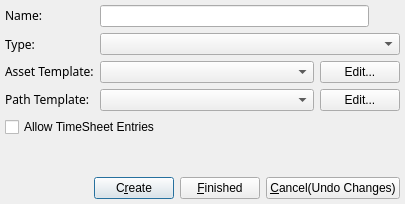
<ui version="4.0" >
 <class>AssetDialogUI</class>
 <widget class="QDialog" name="AssetDialogUI" >
  <property name="geometry" >
   <rect>
    <x>0</x>
    <y>0</y>
    <width>405</width>
    <height>204</height>
   </rect>
  </property>
  <property name="sizeHint" stdset="0" >
   <size>
    <width>392</width>
    <height>204</height>
   </size>
  </property>
  <property name="windowTitle" >
   <string>Create Asset</string>
  </property>
  <layout class="QVBoxLayout" >
   <property name="margin" >
    <number>5</number>
   </property>
   <property name="spacing" >
    <number>6</number>
   </property>
   <item>
    <layout class="QGridLayout" >
     <property name="margin" >
      <number>0</number>
     </property>
     <property name="spacing" >
      <number>6</number>
     </property>
     <item row="2" column="0" >
      <widget class="QLabel" name="mAssetTemplateLabel" >
       <property name="text" >
        <string>&lt;html>&lt;head>&lt;meta name="qrichtext" content="1" />&lt;/head>&lt;body style=" white-space: pre-wrap; font-family:Sans Serif; font-weight:400; font-style:normal; text-decoration:none;">&lt;p style=" margin-top:0px; margin-bottom:0px; margin-left:0px; margin-right:0px; -qt-block-indent:0; text-indent:0px;">Asset Template:&lt;/p>&lt;/body>&lt;/html></string>
       </property>
      </widget>
     </item>
     <item row="0" column="1" >
      <widget class="QLineEdit" name="mAssetNameEdit" >
       <property name="text" >
        <string/>
       </property>
      </widget>
     </item>
     <item row="1" column="0" >
      <widget class="QLabel" name="mTypeLabel" >
       <property name="font" >
        <font>
         <family>Sans Serif</family>
         <pointsize>9</pointsize>
         <weight>50</weight>
         <italic>false</italic>
         <bold>false</bold>
         <underline>false</underline>
         <strikeout>false</strikeout>
         <antialiasing>true</antialiasing>
         <kerning>true</kerning>
        </font>
       </property>
       <property name="text" >
        <string>Type:</string>
       </property>
       <property name="alignment" >
        <set>Qt::AlignLeading|Qt::AlignLeft|Qt::AlignVCenter</set>
       </property>
      </widget>
     </item>
     <item row="2" column="1" colspan="2" >
      <layout class="QHBoxLayout" >
       <property name="margin" >
        <number>0</number>
       </property>
       <property name="spacing" >
        <number>6</number>
       </property>
       <item>
        <widget class="AssetTemplateCombo" name="mAssetTemplateCombo" >
         <property name="sizePolicy" >
          <sizepolicy>
           <hsizetype>13</hsizetype>
           <vsizetype>13</vsizetype>
           <horstretch>0</horstretch>
           <verstretch>0</verstretch>
          </sizepolicy>
         </property>
        </widget>
       </item>
       <item>
        <widget class="QPushButton" name="mAssetTemplatesButton" >
         <property name="sizePolicy" >
          <sizepolicy>
           <hsizetype>4</hsizetype>
           <vsizetype>0</vsizetype>
           <horstretch>0</horstretch>
           <verstretch>0</verstretch>
          </sizepolicy>
         </property>
         <property name="text" >
          <string>Edit...</string>
         </property>
        </widget>
       </item>
      </layout>
     </item>
     <item row="1" column="1" colspan="2" >
      <widget class="QComboBox" name="mTypeCombo" >
       <property name="sizePolicy" >
        <sizepolicy>
         <hsizetype>3</hsizetype>
         <vsizetype>0</vsizetype>
         <horstretch>0</horstretch>
         <verstretch>0</verstretch>
        </sizepolicy>
       </property>
      </widget>
     </item>
     <item row="3" column="1" colspan="2" >
      <layout class="QHBoxLayout" >
       <property name="margin" >
        <number>0</number>
       </property>
       <property name="spacing" >
        <number>6</number>
       </property>
       <item>
        <widget class="PathTemplateCombo" name="mPathTemplateCombo" />
       </item>
       <item>
        <widget class="QPushButton" name="mPathTemplatesButton" >
         <property name="sizePolicy" >
          <sizepolicy>
           <hsizetype>4</hsizetype>
           <vsizetype>0</vsizetype>
           <horstretch>0</horstretch>
           <verstretch>0</verstretch>
          </sizepolicy>
         </property>
         <property name="text" >
          <string>Edit...</string>
         </property>
        </widget>
       </item>
      </layout>
     </item>
     <item row="0" column="2" >
      <widget class="QLabel" name="mNameStatusLabel" >
       <property name="minimumSize" >
        <size>
         <width>25</width>
         <height>0</height>
        </size>
       </property>
      </widget>
     </item>
     <item row="0" column="0" >
      <widget class="QLabel" name="mNameLabel" >
       <property name="font" >
        <font>
         <family>Sans Serif</family>
         <pointsize>9</pointsize>
         <weight>50</weight>
         <italic>false</italic>
         <bold>false</bold>
         <underline>false</underline>
         <strikeout>false</strikeout>
         <antialiasing>true</antialiasing>
         <kerning>true</kerning>
        </font>
       </property>
       <property name="text" >
        <string>&lt;html>&lt;head>&lt;meta name="qrichtext" content="1" />&lt;/head>&lt;body style=" white-space: pre-wrap; font-family:Sans Serif; font-weight:400; font-style:normal; text-decoration:none;">&lt;p style=" margin-top:0px; margin-bottom:0px; margin-left:0px; margin-right:0px; -qt-block-indent:0; text-indent:0px;">Name:&lt;/p>&lt;/body>&lt;/html></string>
       </property>
       <property name="alignment" >
        <set>Qt::AlignLeading|Qt::AlignLeft|Qt::AlignVCenter</set>
       </property>
      </widget>
     </item>
     <item row="3" column="0" >
      <widget class="QLabel" name="mPathTemplateLabel" >
       <property name="text" >
        <string>&lt;html>&lt;head>&lt;meta name="qrichtext" content="1" />&lt;/head>&lt;body style=" white-space: pre-wrap; font-family:Sans Serif; font-weight:400; font-style:normal; text-decoration:none;">&lt;p style=" margin-top:0px; margin-bottom:0px; margin-left:0px; margin-right:0px; -qt-block-indent:0; text-indent:0px;">Path Template:&lt;/p>&lt;/body>&lt;/html></string>
       </property>
      </widget>
     </item>
    </layout>
   </item>
   <item>
    <widget class="QCheckBox" name="mAllowTimeSheetsCheck" >
     <property name="text" >
      <string>Allow TimeSheet Entries</string>
     </property>
     <property name="tristate" >
      <bool>true</bool>
     </property>
    </widget>
   </item>
   <item>
    <spacer>
     <property name="orientation" >
      <enum>Qt::Vertical</enum>
     </property>
     <property name="sizeHint" >
      <size>
       <width>382</width>
       <height>21</height>
      </size>
     </property>
    </spacer>
   </item>
   <item>
    <layout class="QHBoxLayout" >
     <property name="margin" >
      <number>0</number>
     </property>
     <property name="spacing" >
      <number>6</number>
     </property>
     <item>
      <spacer>
       <property name="orientation" >
        <enum>Qt::Horizontal</enum>
       </property>
       <property name="sizeType" >
        <enum>QSizePolicy::Expanding</enum>
       </property>
       <property name="sizeHint" >
        <size>
         <width>40</width>
         <height>20</height>
        </size>
       </property>
      </spacer>
     </item>
     <item>
      <widget class="QPushButton" name="mCreateButton" >
       <property name="text" >
        <string>C&amp;reate</string>
       </property>
       <property name="default" >
        <bool>true</bool>
       </property>
      </widget>
     </item>
     <item>
      <widget class="QPushButton" name="mOKButton" >
       <property name="text" >
        <string>&amp;Finished</string>
       </property>
       <property name="shortcut" >
        <string>Alt+O</string>
       </property>
       <property name="default" >
        <bool>false</bool>
       </property>
      </widget>
     </item>
     <item>
      <widget class="QPushButton" name="mCancelButton" >
       <property name="text" >
        <string>&amp;Cancel(Undo Changes)</string>
       </property>
       <property name="shortcut" >
        <string>Alt+C</string>
       </property>
      </widget>
     </item>
    </layout>
   </item>
  </layout>
 </widget>
 <layoutdefault spacing="6" margin="11" />
 <customwidgets>
  <customwidget>
   <class>AssetTemplateCombo</class>
   <extends>QComboBox</extends>
   <header>assettemplatecombo.h</header>
  </customwidget>
  <customwidget>
   <class>PathTemplateCombo</class>
   <extends>QComboBox</extends>
   <header>pathtemplatecombo.h</header>
  </customwidget>
 </customwidgets>
 <tabstops>
  <tabstop>mAssetNameEdit</tabstop>
  <tabstop>mTypeCombo</tabstop>
  <tabstop>mAssetTemplateCombo</tabstop>
  <tabstop>mAssetTemplatesButton</tabstop>
  <tabstop>mCreateButton</tabstop>
  <tabstop>mOKButton</tabstop>
  <tabstop>mCancelButton</tabstop>
 </tabstops>
 <resources>
  <include location="../resin.qrc" />
 </resources>
 <connections>
  <connection>
   <sender>mOKButton</sender>
   <signal>clicked()</signal>
   <receiver>AssetDialogUI</receiver>
   <slot>accept()</slot>
   <hints>
    <hint type="sourcelabel" >
     <x>405</x>
     <y>334</y>
    </hint>
    <hint type="destinationlabel" >
     <x>383</x>
     <y>355</y>
    </hint>
   </hints>
  </connection>
  <connection>
   <sender>mCancelButton</sender>
   <signal>clicked()</signal>
   <receiver>AssetDialogUI</receiver>
   <slot>reject()</slot>
   <hints>
    <hint type="sourcelabel" >
     <x>467</x>
     <y>333</y>
    </hint>
    <hint type="destinationlabel" >
     <x>533</x>
     <y>355</y>
    </hint>
   </hints>
  </connection>
 </connections>
</ui>
